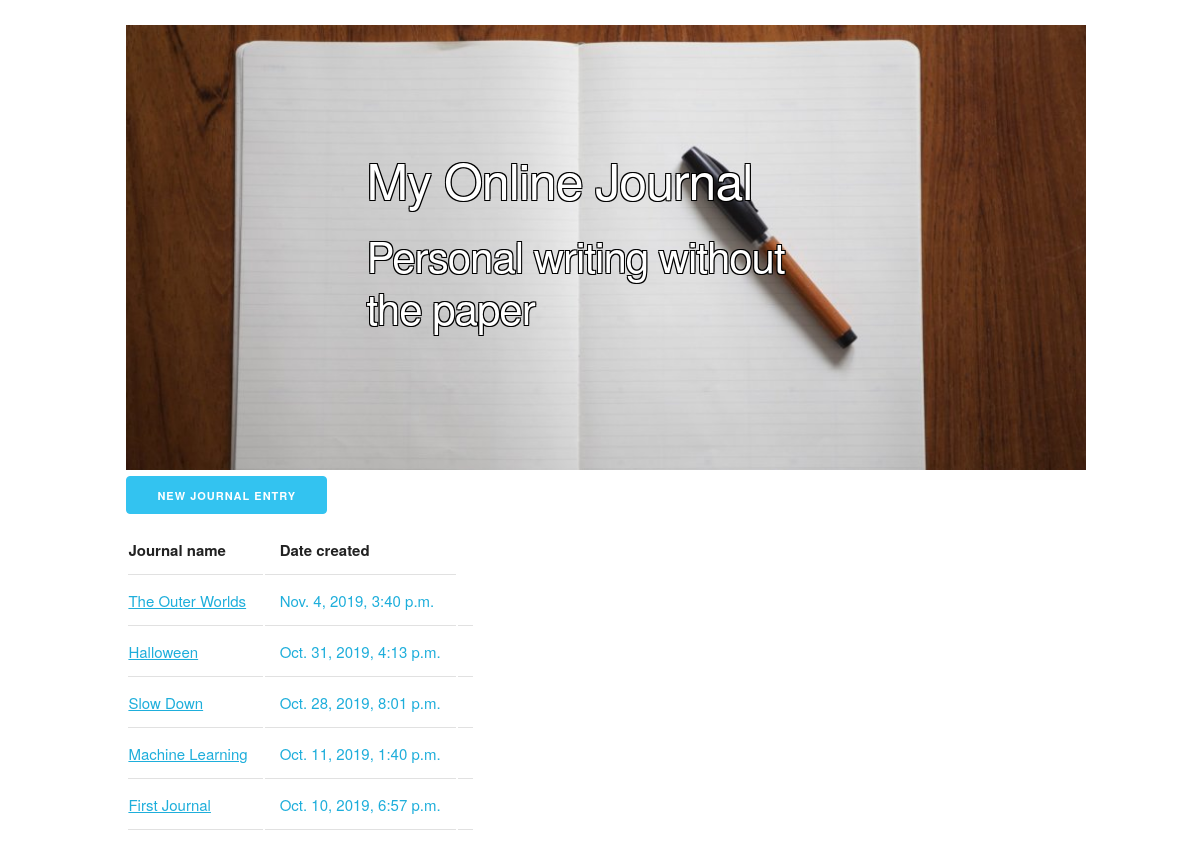
/journals/ (signed in), run on the app's committed database.
### journals/models.py (models this page shows)
class Journal(models.Model):
    title = models.CharField(max_length=100)
    journal_entry = models.TextField(max_length=10000)
    created_at = models.DateTimeField(auto_now_add=True)
    created_by = models.ForeignKey(User, related_name='journals', on_delete=models.PROTECT)

### journals/views.py (the view)
# urls.py: path('', views.index, name='index'),
def index(request):
    journal_list = Journal.objects.order_by('-created_at')
    context = {
        'journal_list': journal_list,
    }
    return render(request, 'journals/index.html', context)

### journals/templates/journals/index.html (shortened to what this page needs)
<!Doctype html>
{% extends 'journals/base.html' %}
{% load static %}
{% block content %}
{% if journal_list %}
	<head>
	</head>
	<body>
		<section class="hero">
			<div class="hero-inner">
				<div class="container" style="width: 970px">
					<img class="book" src="{% static 'journals/images/book.jpg' %}" alt="Picture of a book" style="width:100%;" />
					<div class="centered">
						<h1 style="color:white;" class="outline">My Online Journal</h1>
						<h2 style="color:white;" class="outline">Personal writing without the paper<h2>
					</div>
				</div>
			</div>
		</section>
	</body>
	<div>
		<a class="button button-primary" href="{% url 'journals:new_journal' %}">New Journal Entry</a>
	</div>
	<table class="table">
	    <thread class="thread-inverse">
    	    <tr>
    	        <th>Journal name</th>
    	        <th>Date created</th>
    	    </tr>
	    </thread>
	    <tbody>
	        {% for journal in journal_list %}
	            <tr>
	                <td><a href="{% url 'journals:detail' journal.id %}">{{ journal.title }}</a></td>
	                <td><a>{{ journal.created_at }}</a></td>
	                <td></td>
	            </tr>
            {% endfor %}
	    </tbody>
	</table>
{% endif %}
{% endblock %}

### journals/static/journals/skeleton.css (style rules this page uses)
.container { position: relative; width: 100%; max-width: 960px; margin: 0 auto; padding: 0 20px; box-sizing: border-box; }
.centered { position: absolute; top: 50%; left: 50%; transform: translate(-50%, -50%); }
.outline { text-shadow: -1px -1px 0 #000, 1px -1px 0 #000, -1px 1px 0 #000, 1px 1px 0 #000; }
@media (min-width: 400px) { .container { width: 85%; padding: 0; } }
@media (min-width: 550px) { .container { width: 80%; } }
html { font-size: 62.5%; }
body { font-size: 1.5em; line-height: 1.6; font-weight: 400; font-family: "Raleway", "HelveticaNeue", "Helvetica Neue", Helvetica, Arial, sans-serif; color: #222; }
h1, h2, h3, h4, h5, h6 { margin-top: 0; margin-bottom: 2rem; font-weight: 300; }
h1 { font-size: 4.0rem; line-height: 1.2; letter-spacing: -.1rem; }
h2 { font-size: 3.6rem; line-height: 1.25; letter-spacing: -.1rem; }
@media (min-width: 550px) { h1 { font-size: 5.0rem; } }
@media (min-width: 550px) { h2 { font-size: 4.2rem; } }
a { color: #1EAEDB; }
.button, button, input[type="submit"], input[type="reset"], input[type="button"] { display: inline-block; height: 38px; padding: 0 30px; color: #555; text-align: center; font-size: 11px; font-weight: 600; line-height: 38px; letter-spacing: .1rem; text-transform: uppercase; text-decoration: none; white-space: nowrap; background-color: transparent; border-radius: 4px; border: 1px solid #bbb; cursor: pointer; box-sizing: border-box; }
.button.button-primary, button.button-primary, input[type="submit"].button-primary, input[type="reset"].button-primary, input[type="button"].button-primary { color: #FFF; background-color: #33C3F0; border-color: #33C3F0; }
th, td { padding: 12px 15px; text-align: left; border-bottom: 1px solid #E1E1E1; }
th:first-child, td:first-child { padding-left: 0; }
th:last-child, td:last-child { padding-right: 0; }
button, .button { margin-bottom: 1rem; }
pre, blockquote, dl, figure, table, p, ul, ol, form { margin-bottom: 2.5rem; }
.container:after, .row:after, .u-cf { content: ""; display: table; clear: both; }

### data on the page
Journal: title "The Outer Worlds", created_at "Nov. 4, 2019, 3:40 p.m."
Journal: title "Halloween", created_at "Oct. 31, 2019, 4:13 p.m."
Journal: title "Slow Down", created_at "Oct. 28, 2019, 8:01 p.m."
Journal: title "Machine Learning", created_at "Oct. 11, 2019, 1:40 p.m."
Journal: title "First Journal", created_at "Oct. 10, 2019, 6:57 p.m."
